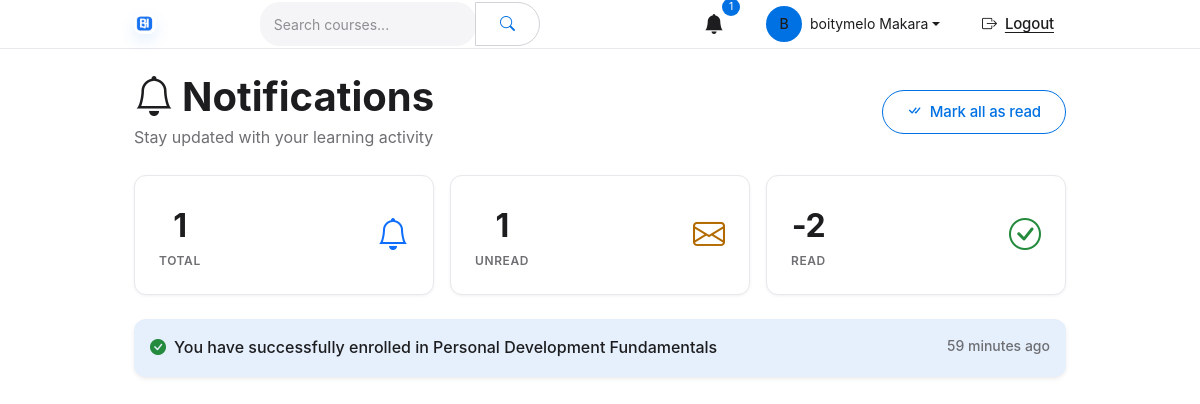
/notifications/ (signed in), run on the app's committed database.
### apps/accounts/models.py (models this page shows, shortened)
class User(AbstractUser):
    email = models.EmailField(unique=True)          # override to make unique
    is_instructor = models.BooleanField(default=False)
    bio = models.TextField(blank=True)
    profile_picture = models.ImageField(upload_to='profiles/', blank=True, null=True)
    USERNAME_FIELD = 'email'
    REQUIRED_FIELDS = ['username']          # still required for createsuperuser; we auto-generate in forms

### apps/notifications/models.py (models this page shows, shortened)
class Notification(models.Model):
    user = models.ForeignKey(User, on_delete=models.CASCADE, related_name='notifications')
    message = models.TextField()
    is_read = models.BooleanField(default=False)
    created_at = models.DateTimeField(auto_now_add=True)

### apps/enrollments/views.py (the view)
# urls.py: path('notifications/', NotificationListView.as_view(), name='notifications'),
class NotificationListView(LoginRequiredMixin, ListView):
    model = Notification
    template_name = 'notifications/list.html'
    context_object_name = 'notifications'
    paginate_by = 20
    def get_queryset(self):
        return Notification.objects.filter(
            user=self.request.user
        ).order_by('-created_at')
    def get_context_data(self, **kwargs):
        context = super().get_context_data(**kwargs)
        context['unread_count'] = Notification.objects.filter(
            user=self.request.user,
            is_read=False
        ).count()
        return context

### apps/notifications/context_processors.py (called while the page is built)
def notifications(request):
    if not request.user.is_authenticated:
        return {
            'unread_notifications': 0,
            'recent_notifications': [],
        }
    from .models import Notification
    unread_count = Notification.objects.filter(
        user=request.user,
        is_read=False
    ).count()
    recent_notifications = Notification.objects.filter(
        user=request.user
    ).order_by('-created_at')[:5]
    return {
        'unread_notifications': unread_count,
        'recent_notifications': recent_notifications,
    }

### apps/notifications/templatetags/notification_extras.py (called while the page is built)
@register.filter
def neg(value):
    try:
        return -int(value)
    except (ValueError, TypeError):
        return 0

### templates/notifications/list.html (shortened to what this page needs)
{% extends 'base.html' %}
{% load notification_extras %}
{% block content %}
<div class="container">
    <div class="d-flex justify-content-between align-items-center mb-4">
        <div>
            <h1 class="fw-bold mb-1"><i class="bi bi-bell me-2"></i>Notifications</h1>
            <p class="text-muted mb-0">Stay updated with your learning activity</p>
        </div>
        {% if unread_count > 0 %}
            <a href="{% url 'notification_mark_all_read' %}" class="btn btn-outline-primary">
                <i class="bi bi-check-all me-1"></i>Mark all as read
            </a>
        {% endif %}
    </div>
    <div class="row g-3 mb-4">
        <div class="col-md-4">
            <div class="stat-card">
                <div class="d-flex justify-content-between align-items-center">
                    <div>
                        <div class="stat-value">{{ page_obj.paginator.count }}</div>
                        <div class="stat-label">Total</div>
                    </div>
                    <i class="bi bi-bell text-primary" style="font-size: 2rem;"></i>
                </div>
            </div>
        </div>
        <div class="col-md-4">
            <div class="stat-card warning">
                <div class="d-flex justify-content-between align-items-center">
                    <div>
                        <div class="stat-value">{{ unread_count }}</div>
                        <div class="stat-label">Unread</div>
                    </div>
                    <i class="bi bi-envelope text-warning" style="font-size: 2rem;"></i>
                </div>
            </div>
        </div>
        <div class="col-md-4">
            <div class="stat-card success">
                <div class="d-flex justify-content-between align-items-center">
                    <div>
                        <div class="stat-value">{{ page_obj.paginator.count|add:unread_count|neg }}</div>
                        <div class="stat-label">Read</div>
                    </div>
                    <i class="bi bi-check-circle text-success" style="font-size: 2rem;"></i>
                </div>
            </div>
        </div>
    </div>
    <div class="card border-0 shadow-sm">
        <div class="card-body p-0">
            {% if notifications %}
                <div class="list-group list-group-flush">
                    {% for notification in notifications %}
                        <a href="{% url 'notification_mark_read' notification.pk %}?next={{ request.path }}"
                           class="list-group-item list-group-item-action notification-item {% if not notification.is_read %}unread{% endif %} p-3">
                            <div class="d-flex w-100 justify-content-between align-items-start">
                                <div class="flex-grow-1">
                                    <div class="d-flex align-items-center">
                                        {% if 'enrolled' in notification.message|lower or 'completed' in notification.message|lower %}
                                            <i class="bi bi-check-circle-fill text-success me-2"></i>
                                        {% elif 'quiz' in notification.message|lower %}
                                            <i class="bi bi-question-circle-fill text-warning me-2"></i>
                                        {% elif 'certificate' in notification.message|lower %}
                                            <i class="bi bi-award-fill text-info me-2"></i>
                                        {% else %}
                                            <i class="bi bi-bell-fill text-primary me-2"></i>
                                        {% endif %}
                                        <p class="mb-0">{{ notification.message }}</p>
                                    </div>
                                </div>
                                <small class="text-muted ms-2">{{ notification.created_at|timesince }} ago</small>
                            </div>
                        </a>
                    {% endfor %}
                </div>
            {% else %}
                <div class="text-center py-5">
                    <i class="bi bi-bell-slash text-muted" style="font-size: 4rem;"></i>
                    <h4 class="mt-3">No notifications yet</h4>
                    <p class="text-muted">You're all caught up! New notifications will appear here.</p>
                </div>
            {% endif %}
        </div>
    </div>
</div>
{% endblock %}

### templates/base.html (shortened to what this page needs)
{% load static %}
{% load notification_extras %}
<!DOCTYPE html>
<html lang="en">
<head>
    <link href="https://cdn.jsdelivr.net/npm/bootstrap@5.3.0/dist/css/bootstrap.min.css" rel="stylesheet">
    <link rel="stylesheet" href="https://cdn.jsdelivr.net/npm/bootstrap-icons@1.11.0/font/bootstrap-icons.css">
    <link rel="stylesheet" href="{% static 'css/style.css' %}">
</head>
<body>
    <nav class="navbar navbar-expand-lg app-navbar">
        <div class="container">
            <a class="navbar-brand" href="{% url 'home' %}">
                <img src="{% static 'img/bh-elearning-logo.png' %}" alt="BH E-Learning" class="brand-logo">
            </a>
            <div class="collapse navbar-collapse" id="navbarNav">
                <form class="d-flex mx-auto" action="{% url 'course_list' %}" method="get" style="max-width: 400px; width: 100%;">
                    <div class="input-group">
                        <input type="text" class="form-control search-input" name="q" placeholder="Search courses..." value="{{ request.GET.q }}">
                        <button class="btn btn-outline-light" type="submit">
                            <i class="bi bi-search"></i>
                        </button>
                    </div>
                </form>
                <ul class="navbar-nav ms-auto align-items-center">
                    {% if user.is_authenticated %}
                        <li class="nav-item dropdown me-3">
                            <a class="nav-link position-relative" href="#" id="notificationDropdown" role="button" data-bs-toggle="dropdown" aria-expanded="false">
                                <i class="bi bi-bell-fill fs-5"></i>
                                {% if unread_notifications %}
                                    <span class="notification-badge">{{ unread_notifications }}</span>
                                {% endif %}
                            </a>
                        </li>
                        <li class="nav-item dropdown me-3">
                            <a class="nav-link dropdown-toggle d-flex align-items-center" href="#" id="userDropdown" role="button" data-bs-toggle="dropdown" aria-expanded="false">
                                {% if user.profile.avatar %}
                                    <img src="{{ user.profile.avatar.url }}" alt="{{ user.get_full_name }}" class="avatar me-2">
                                {% else %}
                                    <div class="avatar bg-primary text-white d-flex align-items-center justify-content-center me-2">
                                        {{ user.get_full_name|first|upper }}
                                    </div>
                                {% endif %}
                                <span class="d-none d-lg-inline">{{ user.get_full_name|default:user.username }}</span>
                            </a>
                        </li>
                        <li class="nav-item">
                            <form method="post" action="{% url 'logout' %}">
                                <button type="submit" class="nav-link btn btn-link">
                                    <i class="bi bi-box-arrow-right me-1"></i>Logout
                                </button>
                            </form>
                        </li>
                    {% endif %}
                </ul>
            </div>
        </div>
    </nav>
    <main class="py-4">
        {% block content %}
        {% endblock %}
    </main>
</body>
</html>

### data on the page
User: get_full_name|first "B", get_full_name "boitymelo Makara"
Notification: message "You have successfully enrolled in Personal Development Fundamentals", created_at "59 minutes"

### other printed values
{{ unread_notifications }} "1"
{{ page_obj.paginator.count }} "1"
{{ unread_count }} "1"
{{ page_obj.paginator.count|add:unread_count|neg }} "-2"
